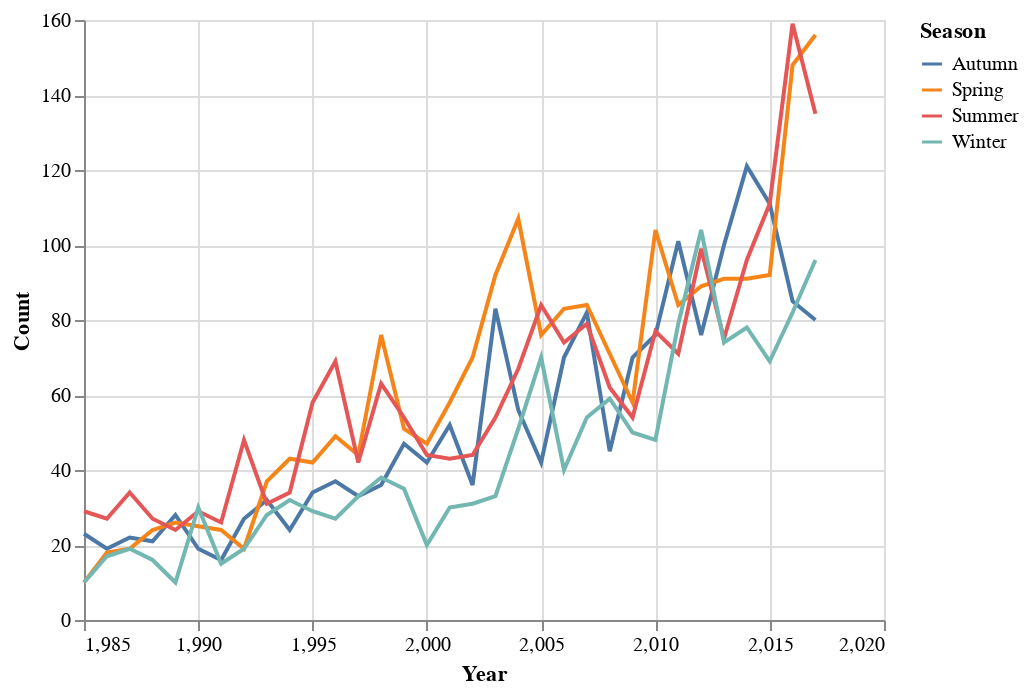

Source (notebook cell):
### Code cell
alt.Chart(seasonal_df).mark_line().encode(
    x='Year',
    y='Count',
    color = 'Season'
)

### Figure 1 — Vega-Lite specification as saved in the notebook (floating-point values rounded to 4 significant figures; data arrays with more than 128 entries replaced by an {"elided": "..."} marker saying what was removed)
{"config": {"view": {"continuousWidth": 400, "continuousHeight": 300}}, "data": {"name": "data-591a1c759865f47f2c675d691f52103f"}, "mark": "line", "encoding": {"color": {"type": "nominal", "field": "Season"}, "x": {"type": "quantitative", "field": "Year"}, "y": {"type": "quantitative", "field": "Count"}}, "$schema": "https://vega.github.io/schema/vega-lite/v4.8.1.json", "datasets": {"data-591a1c759865f47f2c675d691f52103f": {"elided": "132 records"}}}
